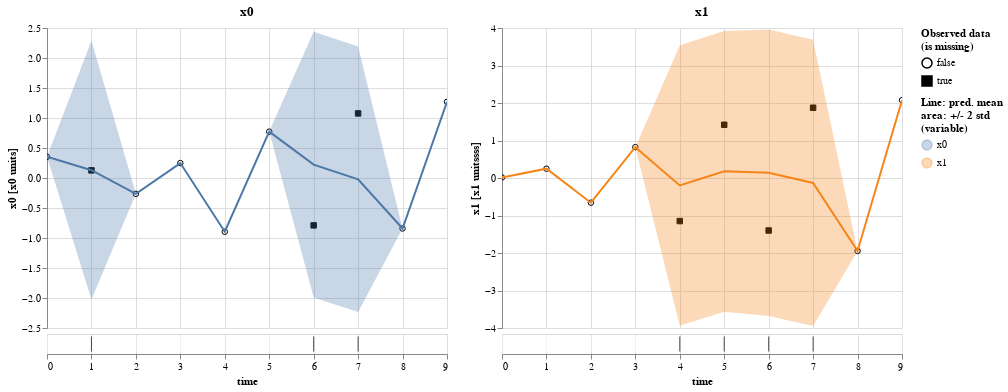

Write notebook code for a chart like this one.
### Code cell
res.plot_pred()

### Figure 1 — Vega-Lite specification as saved in the notebook (floating-point values rounded to 4 significant figures)
{"config": {"view": {"continuousWidth": 400, "continuousHeight": 300}}, "vconcat": [{"hconcat": [{"vconcat": [{"layer": [{"data": {"name": "data-e81d2144f040e9eaee9917835d7e5b22"}, "mark": {"type": "point", "color": "black", "fillOpacity": 1, "strokeWidth": 1}, "encoding": {"fill": {"field": "is_missing", "legend": {"title": ["Observed data", "(is missing)"]}, "scale": {"range": ["#ffffff00", "black"]}, "type": "nominal"}, "shape": {"field": "is_missing", "type": "nominal"}, "x": {"axis": {"domain": false, "labels": false, "ticks": false, "title": null}, "field": "time", "type": "quantitative"}, "y": {"field": "value", "scale": {"zero": false}, "title": "x0 [x0 units]", "type": "quantitative"}}}, {"layer": [{"mark": "errorband", "encoding": {"color": {"field": "variable", "legend": {"title": ["Line: pred. mean", "area: +/- 2 std", "(variable)"]}, "type": "nominal"}, "tooltip": [{"field": "std", "format": ".4", "type": "quantitative"}, {"field": "mean", "format": ".4", "type": "quantitative"}], "x": {"field": "time", "type": "quantitative"}, "y": {"field": "err_low", "scale": {"zero": false}, "title": "x0 [x0 units]", "type": "quantitative"}, "y2": {"field": "err_high"}}, "transform": [{"calculate": "datum.mean - 2 * datum.std", "as": "err_low"}, {"calculate": "datum.mean + 2 * datum.std", "as": "err_high"}]}, {"mark": "line", "encoding": {"color": {"field": "variable", "type": "nominal"}, "x": {"field": "time", "type": "quantitative"}, "y": {"field": "mean", "scale": {"zero": false}, "title": "x0 [x0 units]", "type": "quantitative"}}, "selection": {"selector002": {"type": "interval", "bind": "scales", "encodings": ["x"]}}, "title": "x0"}], "data": {"name": "data-e47889cb36a1ec6a8066b2249e8c02c0"}}]}, {"data": {"name": "data-e81d2144f040e9eaee9917835d7e5b22"}, "mark": {"type": "tick", "color": "black"}, "encoding": {"color": {"condition": {"value": "black", "test": "datum.is_missing"}, "value": "white"}, "x": {"field": "time", "type": "quantitative"}}, "selection": {"selector002": {"type": "interval", "bind": "scales", "encodings": ["x"]}}}], "spacing": -10}, {"vconcat": [{"layer": [{"data": {"name": "data-8f2aafb359cb71b6d770947a717d8f17"}, "mark": {"type": "point", "color": "black", "fillOpacity": 1, "strokeWidth": 1}, "encoding": {"fill": {"field": "is_missing", "legend": {"title": ["Observed data", "(is missing)"]}, "scale": {"range": ["#ffffff00", "black"]}, "type": "nominal"}, "shape": {"field": "is_missing", "type": "nominal"}, "x": {"axis": {"domain": false, "labels": false, "ticks": false, "title": null}, "field": "time", "type": "quantitative"}, "y": {"field": "value", "scale": {"zero": false}, "title": "x1 [x1 unitssss]", "type": "quantitative"}}}, {"layer": [{"mark": "errorband", "encoding": {"color": {"field": "variable", "legend": {"title": ["Line: pred. mean", "area: +/- 2 std", "(variable)"]}, "type": "nominal"}, "tooltip": [{"field": "std", "format": ".4", "type": "quantitative"}, {"field": "mean", "format": ".4", "type": "quantitative"}], "x": {"field": "time", "type": "quantitative"}, "y": {"field": "err_low", "scale": {"zero": false}, "title": "x1 [x1 unitssss]", "type": "quantitative"}, "y2": {"field": "err_high"}}, "transform": [{"calculate": "datum.mean - 2 * datum.std", "as": "err_low"}, {"calculate": "datum.mean + 2 * datum.std", "as": "err_high"}]}, {"mark": "line", "encoding": {"color": {"field": "variable", "type": "nominal"}, "x": {"field": "time", "type": "quantitative"}, "y": {"field": "mean", "scale": {"zero": false}, "title": "x1 [x1 unitssss]", "type": "quantitative"}}, "selection": {"selector002": {"type": "interval", "bind": "scales", "encodings": ["x"]}}, "title": "x1"}], "data": {"name": "data-6b847a89d08affb568a975515bc5a397"}}]}, {"data": {"name": "data-8f2aafb359cb71b6d770947a717d8f17"}, "mark": {"type": "tick", "color": "black"}, "encoding": {"color": {"condition": {"value": "black", "test": "datum.is_missing"}, "value": "white"}, "x": {"field": "time", "type": "quantitative"}}, "selection": {"selector002": {"type": "interval", "bind": "scales", "encodings": ["x"]}}}], "spacing": -10}]}, {"hconcat": []}, {"hconcat": []}, {"hconcat": []}, {"hconcat": []}, {"hconcat": []}, {"hconcat": []}, {"hconcat": []}, {"hconcat": []}, {"hconcat": []}], "$schema": "https://vega.github.io/schema/vega-lite/v4.17.0.json", "datasets": {"data-e81d2144f040e9eaee9917835d7e5b22": [{"time": 0.0, "variable": "x0", "value": 0.353, "is_missing": false}, {"time": 1.0, "variable": "x0", "value": 0.127, "is_missing": true}, {"time": 2.0, "variable": "x0", "value": -0.2643, "is_missing": false}, {"time": 3.0, "variable": "x0", "value": 0.2488, "is_missing": false}, {"time": 4.0, "variable": "x0", "value": -0.8961, "is_missing": false}, {"time": 5.0, "variable": "x0", "value": 0.7731, "is_missing": false}, {"time": 6.0, "variable": "x0", "value": -0.7895, "is_missing": true}, {"time": 7.0, "variable": "x0", "value": 1.077, "is_missing": true}, {"time": 8.0, "variable": "x0", "value": -0.8416, "is_missing": false}, {"time": 9.0, "variable": "x0", "value": 1.27, "is_missing": false}], "data-e47889cb36a1ec6a8066b2249e8c02c0": [{"time": 0.0, "variable": "x0", "mean": 0.353, "std": null}, {"time": 2.0, "variable": "x0", "mean": -0.2643, "std": null}, {"time": 3.0, "variable": "x0", "mean": 0.2488, "std": null}, {"time": 8.0, "variable": "x0", "mean": -0.8416, "std": null}, {"time": 9.0, "variable": "x0", "mean": 1.27, "std": null}, {"time": 1.0, "variable": "x0", "mean": 0.1303, "std": 1.078}, {"time": 4.0, "variable": "x0", "mean": -0.8961, "std": 0.0}, {"time": 5.0, "variable": "x0", "mean": 0.7731, "std": 0.0}, {"time": 6.0, "variable": "x0", "mean": 0.2222, "std": 1.108}, {"time": 7.0, "variable": "x0", "mean": -0.02103, "std": 1.106}], "data-8f2aafb359cb71b6d770947a717d8f17": [{"time": 0.0, "variable": "x1", "value": 0.01327, "is_missing": false}, {"time": 1.0, "variable": "x1", "value": 0.2488, "is_missing": false}, {"time": 2.0, "variable": "x1", "value": -0.658, "is_missing": false}, {"time": 3.0, "variable": "x1", "value": 0.8229, "is_missing": false}, {"time": 4.0, "variable": "x1", "value": -1.149, "is_missing": true}, {"time": 5.0, "variable": "x1", "value": 1.42, "is_missing": true}, {"time": 6.0, "variable": "x1", "value": -1.4, "is_missing": true}, {"time": 7.0, "variable": "x1", "value": 1.874, "is_missing": true}, {"time": 8.0, "variable": "x1", "value": -1.945, "is_missing": false}, {"time": 9.0, "variable": "x1", "value": 2.074, "is_missing": false}], "data-6b847a89d08affb568a975515bc5a397": [{"time": 0.0, "variable": "x1", "mean": 0.01327, "std": null}, {"time": 2.0, "variable": "x1", "mean": -0.658, "std": null}, {"time": 3.0, "variable": "x1", "mean": 0.8229, "std": null}, {"time": 8.0, "variable": "x1", "mean": -1.945, "std": null}, {"time": 9.0, "variable": "x1", "mean": 2.074, "std": null}, {"time": 1.0, "variable": "x1", "mean": 0.2488, "std": 0.0}, {"time": 4.0, "variable": "x1", "mean": -0.1992, "std": 1.869}, {"time": 5.0, "variable": "x1", "mean": 0.1795, "std": 1.872}, {"time": 6.0, "variable": "x1", "mean": 0.1385, "std": 1.909}, {"time": 7.0, "variable": "x1", "mean": -0.1325, "std": 1.908}]}}
